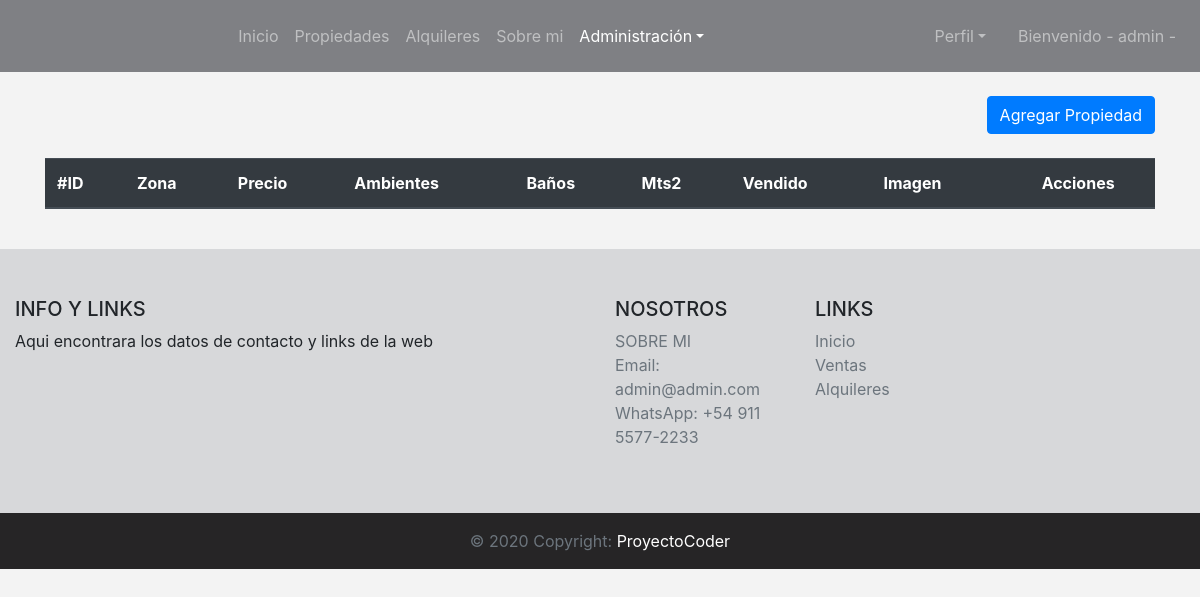
Before: /sales/crud-sale/ (signed in) with the older database file.
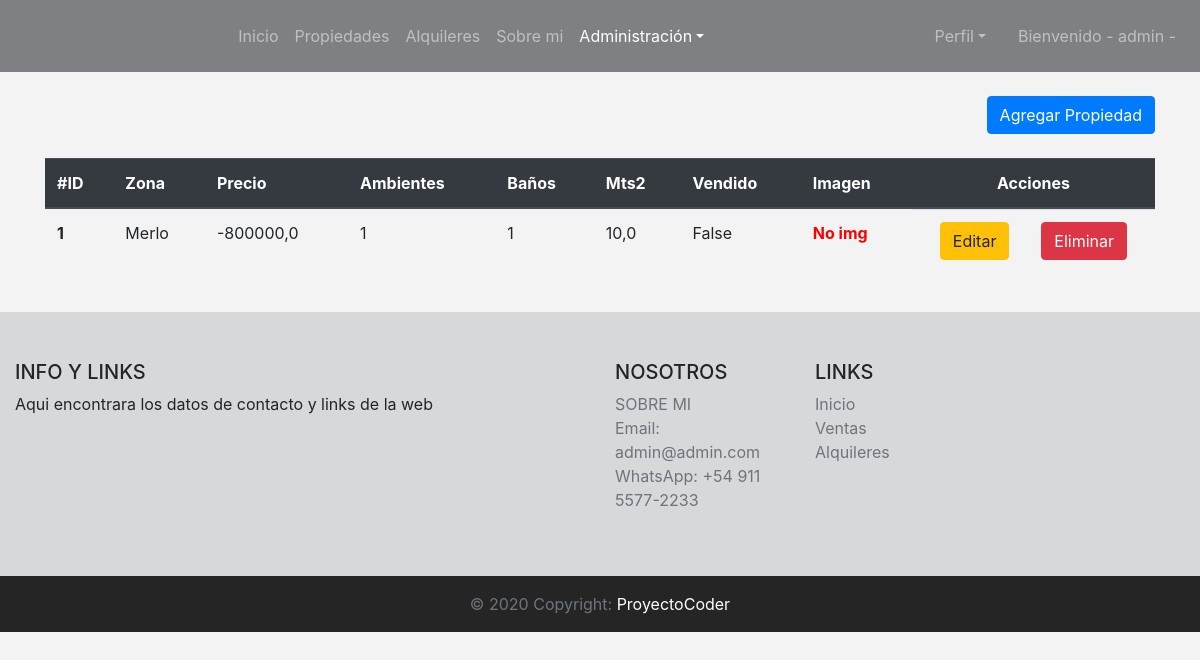
After: the same page with the newer database file.
### sales/models.py (models this page shows, shortened)
class Sale(models.Model):
    title = models.CharField(max_length=50, verbose_name='Titutlo')
    zone = models.CharField(max_length=35, verbose_name='Zona')
    description = models.CharField(max_length=300)
    price = models.FloatField(verbose_name='Precio')
    environments = models.IntegerField(verbose_name='Ambientes')
    toilets = models.IntegerField(verbose_name='Baños')
    area = models.FloatField()
    sold = models.BooleanField(verbose_name='Vendido')
    sale_image = models.ImageField(upload_to='sales_image', null=True, blank=True, verbose_name='Imagen')
    class Meta:
        verbose_name = 'Venta'
        verbose_name_plural = 'Ventas'

### sales/views.py (the view)
# urls.py: path('crud-sale/', crud_sales, name='crud_sale'),
@staff_member_required
def crud_sales(request):
    if 'search' in request.GET:
        search = request.GET['search']
        sales = Sale.objects.filter(title__icontains=search)
    else:
        sales = Sale.objects.all()
    context = {
        'sales': sales,
    }
    return render(request, 'sales/crud_sale.html', context=context)

### templates/sales/crud_sale.html (shortened to what this page needs)
{% extends 'base.html' %}
{% block crud %}
<li class="nav-item dropdown active">
{% endblock %}
{% block content %}
<br>
<div class="container">
    <div class="text-right">
        <a href="/sales/create-sale" class="btn btn-primary text-right">Agregar Propiedad</a>
    </div>
    <br>
    <table class="table">
        <thead class="thead-dark">
            <tr>
                <th scope="col">#ID</th>
                <th scope="col">Zona</th>
                <th scope="col">Precio</th>
                <th scope="col">Ambientes</th>
                <th scope="col">Baños</th>
                <th scope="col">Mts2</th>
                <th scope="col">Vendido</th>
                <th scope="col">Imagen</th>
                <th scope="col" class="text-center">Acciones</th>
            </tr>
        </thead>
        {% for sale in sales %}
        <tbody>
            <tr>
                <th scope="row">{{sale.id}}</th>
                <td>{{sale.zone}}</td>
                <td>{{sale.price}}</td>
                <td>{{sale.environments}}</td>
                <td>{{sale.toilets}}</td>
                <td>{{sale.area}}</td>
                <td>{{sale.sold}}</td>
                {% if sale.sale_image.url != '' %}
                    <td><img src="{{sale.sale_image.url}}" width="50" height="50" alt=""></td>
                {% else %}
                    <td class="font-weight-bold" style="color: red;">No img</td>
                {% endif %}
                <td class="d-flex justify-content-around"><a href="/sales/update-sale/{{sale.pk}}/" class="btn btn-warning">Editar</a><a href="/sales/delete-sale/{{sale.pk}}/" class="btn btn-danger">Eliminar</a></td>
            </tr>
        </tbody>
        {% endfor %}
    </table>
</div>
{% endblock %}

Changed rows visible on the page:
added Sale: id "1", zone "Merlo", price "-800000,0", environments "1", toilets "1", area "10,0", sold "False", sale_image "No img"
